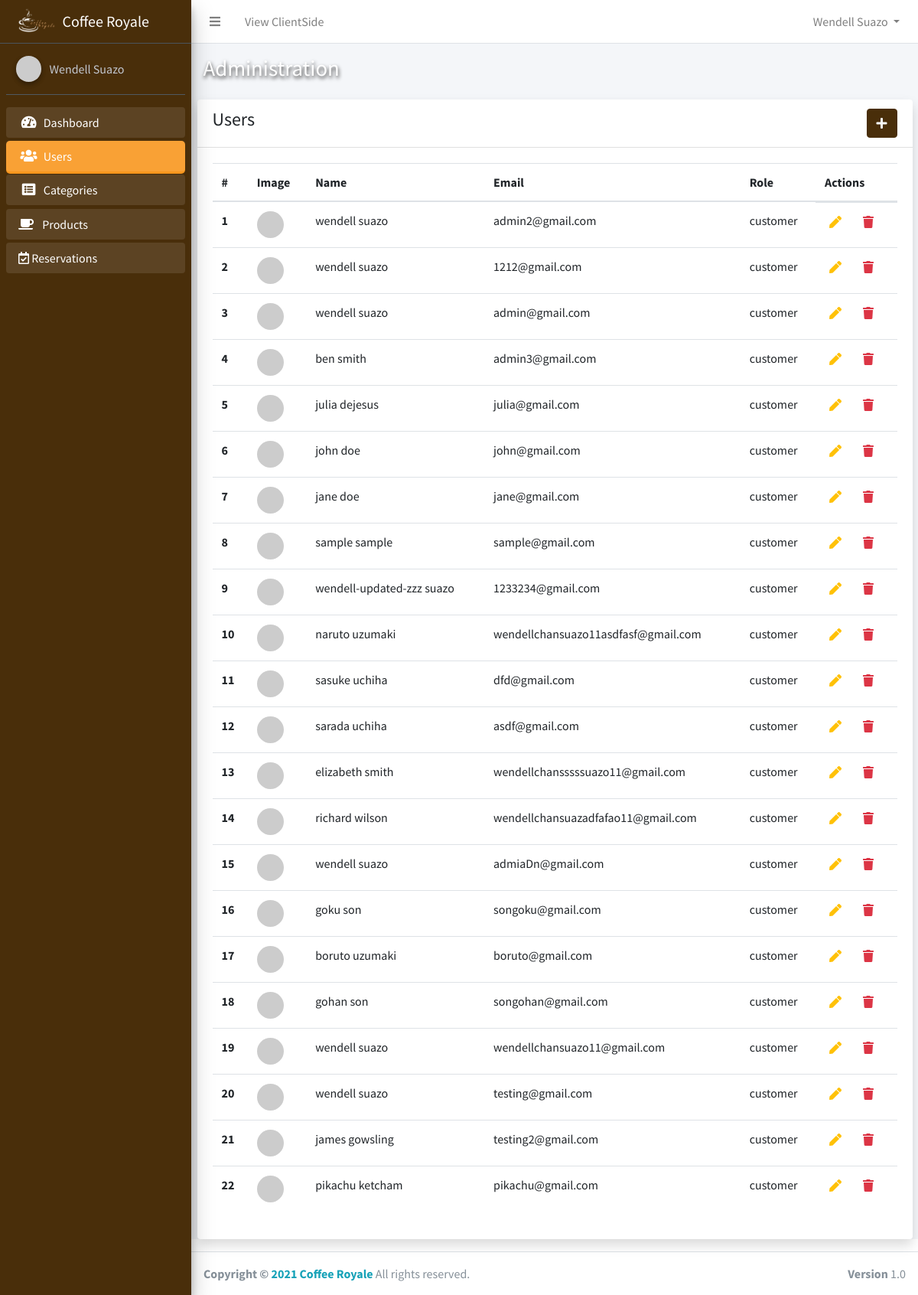
Screenshot of /admin/admin_users.php (signed in) with the database file from the repository.
### tables this page shows
CREATE TABLE `users` (
  `id` int(11) NOT NULL,
  `firstname` varchar(50) NOT NULL,
  `lastname` varchar(50) NOT NULL,
  `email` varchar(50) NOT NULL,
  `password` varchar(50) NOT NULL,
  `token` varchar(50) NOT NULL,
  `active` tinyint(1) NOT NULL DEFAULT 0,
  `is_admin` tinyint(1) NOT NULL DEFAULT 0,
  `is_product_manager` tinyint(1) NOT NULL DEFAULT 0,
  `created_at` timestamp NOT NULL DEFAULT current_timestamp()
);

### app/config/Config.php (called while the page is built, shortened)
<?php
class Connection
{
    public $conn;
    public function __construct()
    {
        try {
            $dsn = 'mysql:host=' . HOST . ';dbname=' . DB_NAME;
            $this->conn = new PDO($dsn, USERNAME, PASSWORD);
            $this->conn->setAttribute(PDO::ATTR_DEFAULT_FETCH_MODE, PDO::FETCH_OBJ);
            $this->conn->setAttribute(PDO::ATTR_EMULATE_PREPARES, false);
        } catch (PDOException $e) {
            echo "Error!: " . $e->getMessage() . "<br/>";
            die();
        }
        return $this->conn;
    }
}

### app/core.php (called while the page is built, shortened)
<?php
require('config/Config.php');
require_once('controllers/UserController.php');
require_once('controllers/admin/UserController.php');
require_once('models/User.php');
$user = new User();

### app/models/User.php (called while the page is built, shortened)
<?php
class User extends Connection
{
    public static function Auth()
    {
        if (isset($_SESSION['id'])) {
            return true;
        } else {
            return false;
        }
    }
    public function getFullName()
    {
        if (self::Auth()) {
            $user = $this->getUser();
            return ucwords($user->firstname) . ' ' . ucwords($user->lastname);
        } else {
            return 'Guess';
        }
    }
    public function getUser()
    {
        if (self::Auth()) {
            $sql = "SELECT * FROM users WHERE id=:id AND active=1";
            $stmt = $this->conn->prepare($sql);
            $stmt->execute(['id' => $_SESSION['id']]);
            $user = $stmt->fetch();
            return $user;
        }
    }
}

### app/controllers/admin/UserController.php (called while the page is built, shortened)
<?php
class AdminUser extends Connection
{
    public function index()
    {
        $sql = "SELECT * FROM users ORDER BY is_admin=1 DESC, is_product_manager=1 DESC, created_at";
        $stmt = $this->conn->query($sql);
        $stmt->execute();
        return $users = $stmt->fetchAll();
    }
}

### admin/admin_users.php (the view, shortened to what this page needs)
<?php
require_once BASE . '/app/core.php';
require_once BASE . '/app/includes/admin/header.php';
$adminUser = new AdminUser();
$users = $adminUser->index();
?>
<div class="container">
    <div class="card shadow">
        <div class="card-header d-flex align-items-center">
            <h4>Users</h4>
            <a href="admin_user_create.php" class="btn btn-primary ml-auto"><i class="fas fa-plus text-light"></i></a>
        </div>
        <div class="card-body">
            <div class="table-responsive">
                <?php if ($users) : ?>
                    <table class="table">
                        <thead>
                            <tr>
                                <th scope="col">#</th>
                                <th scope="col">Image</th>
                                <th scope="col">Name</th>
                                <th scope="col">Email</th>
                                <th scope="col">Role</th>
                                <th scope="col">Actions</th>
                            </tr>
                        </thead>
                        <tbody>
                            <?php foreach ($users as $key => $singleUser) : ?>
                                <tr class="align-items-center">
                                    <th scope="row"><?php echo $key + 1 ?></th>
                                    <td>
                                        <img class="rounded-circle" width="35" src="https://ui-avatars.com/api/?name=<?php echo $singleUser->firstname . ' ' . $singleUser->lastname ?>" alt="image">
                                    </td>
                                    <td><?php echo $singleUser->firstname . ' ' . $singleUser->lastname ?></td>
                                    <td><?php echo $singleUser->email ?></td>
                                    <td><?php
                                        if ($singleUser->is_admin === 1) {
                                            echo 'admin';
                                        } else if ($singleUser->is_product_manager === 1) {
                                            echo 'product_manager';
                                        } else {
                                            echo 'customer';
                                        }
                                        ?></td>
                                    <td class="d-flex">
                                        <form action="admin_user_update.php" method="POST">
                                            <button type="submit" class="text-warning mr-3" style="border:none; background:none">
                                                <i class="fas fa-pen"></i>
                                            </button>
                                        </form>
                                        <form action="admin_user_delete.php" method="POST">
                                            <button type="submit" style="border:none; background:none">
                                                <i class="fas fa-trash text-danger"></i>
                                            </button>
                                        </form>
                                    </td>
                                </tr>
                            <?php endforeach; ?>
                        </tbody>
                    </table>
                <?php else : ?>
                    <h2 class="text-secondary text-center">No User Yet</h2>
                <?php endif; ?>
            </div>
        </div>
    </div>
</div>
</div>
<?php require_once BASE . '/app/includes/admin/footer.php' ?>

### app/includes/admin/navbar.php (shortened to what this page needs)
<nav class="main-header navbar navbar-expand navbar-white navbar-light">
    <ul class="navbar-nav" style="width:100%;">
        <li class="nav-item">
            <a class="nav-link" data-widget="pushmenu" href="#" role="button"><i class="fas fa-bars"></i></a>
        </li>
        <li class="nav-item d-none d-sm-inline-block">
            <a href="../index.php" class="nav-link">View ClientSide</a>
        </li>
        <li class="nav-item dropdown" style="margin-left:auto">
            <a id="navbarDropdown" class="nav-link dropdown-toggle" href="#" role="button" data-toggle="dropdown" aria-haspopup="true" aria-expanded="false" v-pre>
                <?php echo $user->getFullName() ?>
            </a>
        </li>
    </ul>
</nav>

### app/includes/admin/sidebar.php
<div class="sidebar">
    <div class="user-panel mt-3 pb-3 mb-3 d-flex">
        <div class="image">
            <img src="https://ui-avatars.com/api/?name=<?php echo $user->getFullName() ?>" class="img-circle elevation-2" alt="User Image">
        </div>
        <div class="info">
            <a href="" class="d-block"><?php echo $user->getFullName() ?></a>
        </div>
    </div>
    <nav class="mt-2">
        <ul class="nav nav-pills nav-sidebar flex-column" data-widget="treeview" role="menu" data-accordion="false">
            <li class="nav-item menu-open
                <?php echo (strpos(CURRENT_URL, 'dashboard') !== false) ? 'active' : '' ?>
                ">
                <a href="<?php echo BASE_URL . '/admin/dashboard.php' ?>" class="nav-link">
                    <i class="nav-icon fas fa-tachometer-alt"></i>
                    <p>
                        Dashboard
                    </p>
                </a>
            </li>
            <li class="nav-item menu-open
            <?php echo (strpos(CURRENT_URL, 'admin_user') !== false) ? 'active' : '' ?>
            ">
                <a href="<?php echo BASE_URL . 'admin/admin_users.php' ?>" class="nav-link">
                    <i class="nav-icon fas fa-users"></i>
                    <p>
                        Users
                    </p>
                </a>
            </li>
            <li class="nav-item menu-open
            <?php echo (strpos(CURRENT_URL, 'categor') !== false) ? 'active' : '' ?>
            ">
                <a href="<?php echo BASE_URL . 'admin/categories.php' ?>" class="nav-link ">
                    <i class="nav-icon fa fa-list-alt"></i>
                    <p>
                        Categories
                    </p>
                </a>
            </li>
            <li class="nav-item menu-open
            <?php echo (strpos(CURRENT_URL, 'product') !== false) ? 'active' : '' ?>
            ">
                <a href="<?php echo BASE_URL . 'admin/products.php' ?>" class=" nav-link ">
                    <i class=" fas fa-coffee mr-2"></i>
                    <p>
                        Products
                    </p>
                </a>
            </li>
            <li class="nav-item menu-open
            <?php echo (strpos(CURRENT_URL, 'reservation') !== false) ? 'active' : '' ?>
            ">
                <a href="<?php echo BASE_URL . 'admin/reservations.php' ?>" class="nav-link">
                    <i class="far fa-calendar-check"></i>
                    <p>
                        Reservations
                    </p>
                </a>
            </li>
        </ul>
    </nav>
</div>

### assets/admin/css/admin.css (style rules this page uses)
.sidebar { background: rgb(73, 46, 10); }
.btn-primary { background-color: rgb(73, 46, 10) !important; border-color: rgb(73, 46, 10) !important; }
.menu-open { margin-bottom: 1px !important; }
.active { background: #f8961e; border-radius: 5px; }

### rows the page displays
users: $user->getFullName() "Wendell Suazo", firstname "wendell", lastname "suazo", email "admin2@gmail.com", is_admin "customer"
users: firstname "wendell", lastname "suazo", email "1212@gmail.com", is_admin "customer"
users: firstname "wendell", lastname "suazo", email "admin@gmail.com", is_admin "customer"
users: firstname "ben", lastname "smith", email "admin3@gmail.com", is_admin "customer"
users: firstname "julia", lastname "dejesus", email "julia@gmail.com", is_admin "customer"
users: firstname "john", lastname "doe", email "john@gmail.com", is_admin "customer"
users: firstname "jane", lastname "doe", email "jane@gmail.com", is_admin "customer"
users: firstname "sample", lastname "sample", email "sample@gmail.com", is_admin "customer"
users: firstname "wendell-updated-zzz", lastname "suazo", email "1233234@gmail.com", is_admin "customer"
users: firstname "naruto", lastname "uzumaki", email "wendellchansuazo11asdfasf@gmail.com", is_admin "customer"
users: firstname "sasuke", lastname "uchiha", email "dfd@gmail.com", is_admin "customer"
users: firstname "sarada", lastname "uchiha", email "asdf@gmail.com", is_admin "customer"
users: firstname "elizabeth", lastname "smith", email "wendellchansssssuazo11@gmail.com", is_admin "customer"
users: firstname "richard", lastname "wilson", email "wendellchansuazadfafao11@gmail.com", is_admin "customer"
users: firstname "wendell", lastname "suazo", email "admiaDn@gmail.com", is_admin "customer"
users: firstname "goku", lastname "son", email "songoku@gmail.com", is_admin "customer"
users: firstname "boruto", lastname "uzumaki", email "boruto@gmail.com", is_admin "customer"
users: firstname "gohan", lastname "son", email "songohan@gmail.com", is_admin "customer"
users: firstname "wendell", lastname "suazo", email "wendellchansuazo11@gmail.com", is_admin "customer"
users: firstname "wendell", lastname "suazo", email "testing@gmail.com", is_admin "customer"
users: firstname "james", lastname "gowsling", email "testing2@gmail.com", is_admin "customer"
users: firstname "pikachu", lastname "ketcham", email "pikachu@gmail.com", is_admin "customer"
